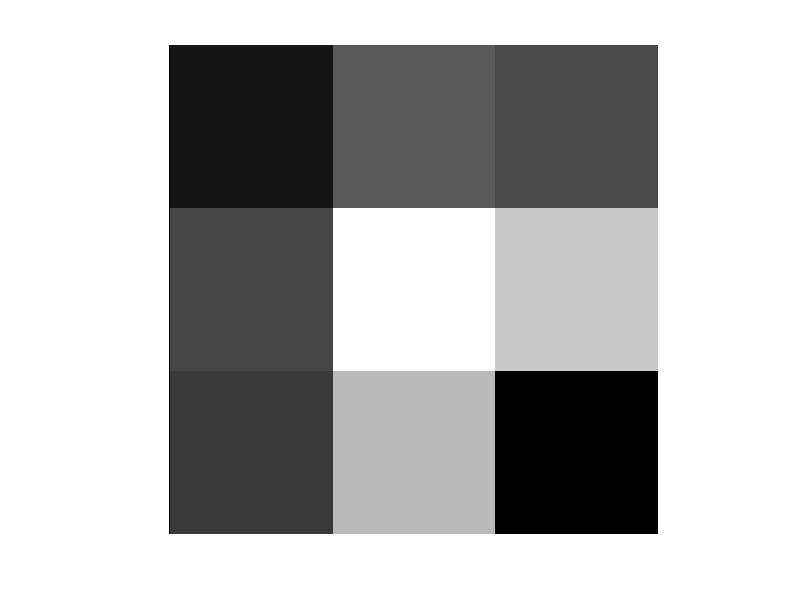

Reproduce this figure in MATLAB.
%Input Image
%I = imread('eight.tif');
I = [1 2; 3 4];
[x,y] = size(I);
%Filter Definition
H = [5 6; 7 8];
[hx,hy] = size(H);

A = zeros((y+hy-1)*(x+hx-1),hy*hy);

%Formation of H0, H1, ..., Hn
for i=1:x
    rows = y+hy-1;
    cols = hy;
    h = zeros(rows,cols);
    for j=1:cols
        for k=1:y
            h(j+k-1,j) = I(i,k);
        end
    end
    for a=1:y+hy-1
        for b=1:hy
            A((i-1)*(rows)+a,b) = h(a,b);
        end
    end
end

%Rotation all over the A matrix
for i=2:hy
    blockx = y+hy-1;
    blocky = hy;
    for j=1:(x+hx-1)*(y+hy-1)
        for k=1:hy
            mx = mod(int64((i-1)*(y+hy-1)+j),int64((y+hy-1)*(x+hx-1)));
            my = (i-1)*hy+k;
            if mx==0
                mx = 1;
            end
            A(mx,my) = A(j,k);
        end
    end
end

H = reshape(H,hy+hx,1);
O = A*H;
O = reshape(O,x+hx-1,y+hy-1);
imshow(O,[])